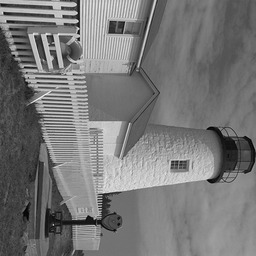
%> input picture ca2/img8.bmp (cropped and resized to the size of MATLAB's example picture, made grey), 256 x 256 px, given in place of cameraman.tif, which was not available
$ octave ca2.m   (GNU Octave 9; MATLAB toolbox functions it lacks are replaced by stand-ins)
%> lines starting %> are read from the running program, lines starting %| are printed output that depends on the picture; pictures that were not available may be replaced by others from this repository, and a replacement may not be noted
### ca2/cfa_interp.m
function output=cfa_interp(input)
output = demosaic(uint8(input),'grbg');
end

### ca2/grid2w.m
function m = grid2w(d,k,w,n)

% function m = grid2w(d,k,w,n)
%     d -- k-space data
%     k -- k-trajectory, scaled -0.5 to 0.5
%     w -- k-space weighting
%     n -- image size (m will be 2n X 2n)
%
%     m -- gridded k-space data
%

% convert to single column
d = d(:);
k = k(:);
w = w(:);

% preweight
dw = d.*w;

% convert k-space samples to matrix indices
nx = (n+1) + 2*n*real(k);
ny = (n+1) + 2*n*imag(k);

m = zeros(2*n,2*n);

% loop over samples in kernel
for lx = -2:2,
  for ly = -2:2,

    % find nearest samples
    nxt = round(nx+lx);
    nyt = round(ny+ly);

    % seperable triangular window
    kwx = max(1-0.5*abs(nx-nxt),0);
    kwy = max(1-0.5*abs(ny-nyt),0);

    % if data falls outtside matrix, put it at the edge
    nxt = max(nxt,1); nxt = min(nxt,2*n);
    nyt = max(nyt,1); nyt = min(nyt,2*n);

    % accumulate gridded data
    m = m+sparse(nxt,nyt,dw.*kwx.*kwy,2*n,2*n);
  end;
end;

% zero out data at edges
m(:,1) = 0; m(:,2*n) = 0;
m(1,:) = 0; m(2*n,:) = 0;

### ca2/ca2.m
%%%%%%%%%%%%%%%%%%%%%%%%%%%%%%%%%%%%%%%%%%%%%%%%%%%%%%%%%%%%%%%%%%%%%%%
% EE465 Introduction to Digital Image Processing Spring 2009-2011
% Copyright: Xin Li@2009-2014
% Computer Assignment 2: Image Acquisition Basics
% Due Date: Feb. 4, 2014
%Oluwatoni Fuwape
%%%%%%%%%%%%%%%%%%%%%%%%%%%%%%%%%%%%%%%%%%%%%%%%%%%%%%%%%%%%%%%%%%%%%%%

% General instructions:
% 1. Wherever you see a pair of <...>, you need to replace <>
% by the MATLAB code you come up with
% 2. Wherever you see a pair of [...], you need to write a new MATLAB
% function with the specified syntax
% 3. Wherever you see a pair of {...}, you need to write your answers as
% MATLAB annotations, i.e., starting with %

% The objective of this assignment is to learn the basic concepts of
% image resolution and color-filter-array pattern
% MATLAB functions: rgb2gray, imresize, interp2, subplot, round, squeeze

% Part I: get familiar with the spatial/bit-depth resolution of a
% grayscale image and observe the degradation of image quality
% when ad-hoc processing tools are used (3 points)
% read in the test image cameraman (provided by matlab)
x=double(imread('cameraman.tif'));
%> x: size 256x256 double; min 0, max 249, mean 119.4; mean of the top-left, top-right, bottom-left and bottom-right quarters 129.4, 107.6, 108.8, 131.9
% check the spatial resolution (width and height) of the image
whos x
% 1. reduce the image resolution by a factor of two (also-called down-sampling)
% Hint: you need to know how to use ":" operator (1 point)
x1=x(1:2:256,1:2:256);
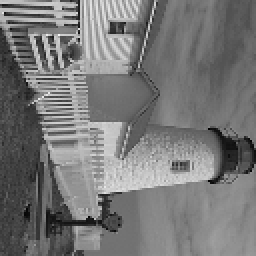
%> x1: size 128x128 double (shown 2 times larger); min 0, max 246, mean 119.6
imshow(x1,[]);

% 2. increase the image resolution by a factor of two (also-called up-sampling)
% Hint: use >help imresize or >help interp2 to learn how to use these two
% functions assoicated with linear interpolation (1.5 points)
x2=imresize(interp2(x,2),[256 256]);
% <interpolated image from x1 by either imresize or interp2 (please make
% sure the size of x2 is the same as x)>;
subplot(1,2,1);imshow(x,[]);title('original image');
subplot(1,2,2);imshow(x2,[]);title('interpolated image');
% {report what kind of visual quality degradation you observe when comparing
%     x2 with the original x.}
% The unterpolated image is blurry and less clear compared to the original
% image

% 3. reduce the bit-depth resolution of x from 256 to 16
% Hint: you can google ``uniform quantization'' to learn more
% background information (.5 point)
Q=16;
% <please provide an appropriate division factor (it is technically called
% quantization stepsize)>;
x3=round(x/Q);
subplot(1,2,1);imshow(x,[]);title('8-bit image');
subplot(1,2,2);imshow(x3,[]);title('4-bit image');
% {report what kind of visual quality degradation you observe when comparing
%     x3 with the original x.}
%more blurry and more noise/distortion is observed in the new image

% Part II: play with a color image of flowers (2 points)
% read in the test image
x=double(imread('fl_orig.ppm'));
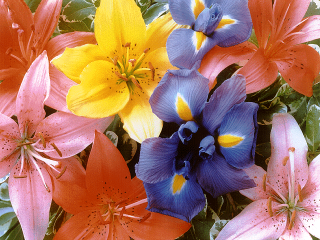
%> input picture ca2/fl_orig.ppm, 320 x 240 px
%> x: size 240x320x3 double
y=rgb2gray(x/255);
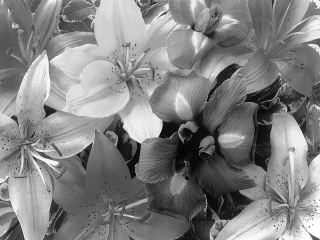
%> y: size 240x320 double; min 0.0116, max 1, mean 0.511
% generate Bayer pattern z
% green channels: quincinx lattice
z=zeros(size(y));
z(1:2:end,1:2:end)=squeeze(x(1:2:end,1:2:end,2));
z(2:2:end,2:2:end)=squeeze(x(2:2:end,2:2:end,2));
% red/blue channels: quarter-size
z(1:2:end,2:2:end)=squeeze(x(1:2:end,2:2:end,1));
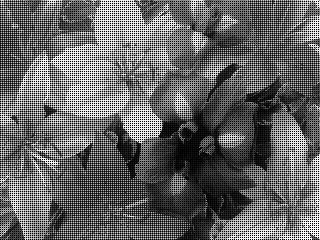
%> z: size 240x320 double; min 0, max 255, mean 100.9
z(2:2:end,1:2:end)=squeeze(x(2:2:end,1:2:end,3));
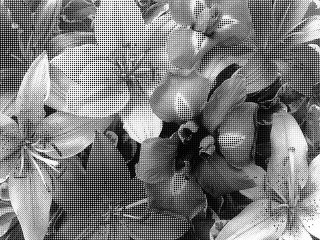
%> z: size 240x320 double; min 0, max 255, mean 124.7
% Bayer pattern is NOT the grayscale version but visually appears similar
% Note that y is normalized within [0,1] and z is within [0,255]
imshow([y*255 z],[]);
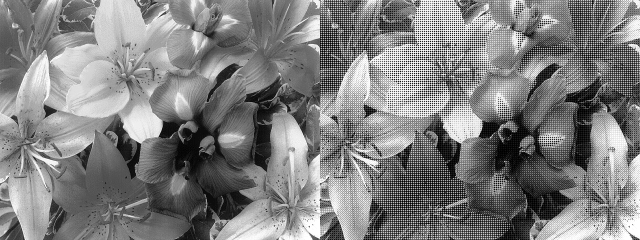
%> displayed picture: size 240x640, on the screen's scale of 0 to 255; min 0, max 255, mean 127.5
% [write a new matlab function called cfa_interp.m to reconstruct full-resolution
% color image from the bayer pattern z. ]
%Hint: For MATLAB beginners, learn to search which function is provided by MATLAB
% to do CFA interpolation; for MATLAB veterans, you can try out your own ideas of
% interpolating each channel independently via linear methods (refer to Part 1)]
xx=cfa_interp(z);
%> in cfa_interp, `output = demosaic(uint8(input),'grbg');`:
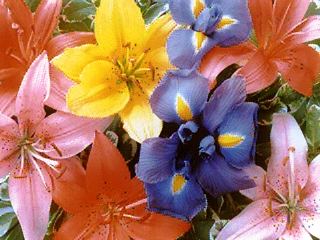
%> output: size 240x320x3 uint8; mean R, G, B 168.5, 117.4, 95.8
imshow(xx);
% This problem is often called image demosaicing. You can learn more about
% more advanced demosaicing methods using wiki or read my survey paper
% at http://www.csee.wvu.edu/~xinl/papers/demosaicing_survey.pdf

% Bonus Part: MRI image acquisition in k-space (0.5 point)
clear all
close all
%load spiralexampledata
% d - spiral data;
% k - kspace locations (kx,ky); use plot(real(k),imag(k),'.') to see
% w - density compensation function (used to weight the k-space data);
load rt_spiral.mat

% a simple implementation of gridding algorithm for MRI reconstruction
% choose an image size
n=256/2;
% read the supplied grid2w.m function and learn how to call it
X=grid2w(d,k,w,n);
x=ifft(X);
% display the reconstructed result
% Hint: if the displayed result does not appear correct, >help fftshift
% and understand why you need to use fftshift here (we will discuss this
% issue later during the lecture on FT of images)
figure(1);imshow(abs(x),[]);
